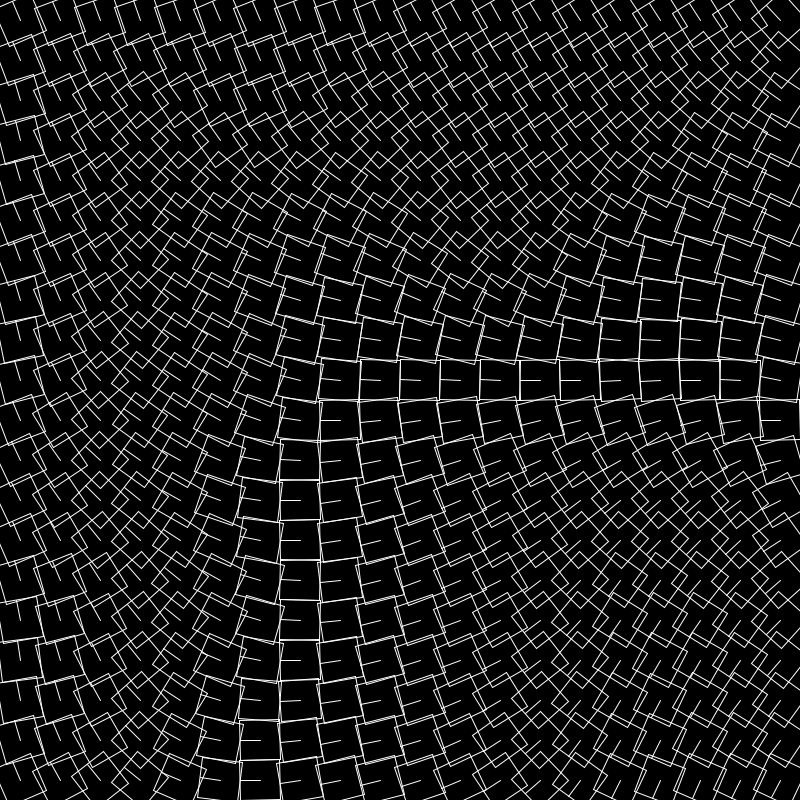
Frame 1 (no input)
Frame 60 (the mouse pressed at the canvas centre just before this capture): identical to frame 1, image omitted
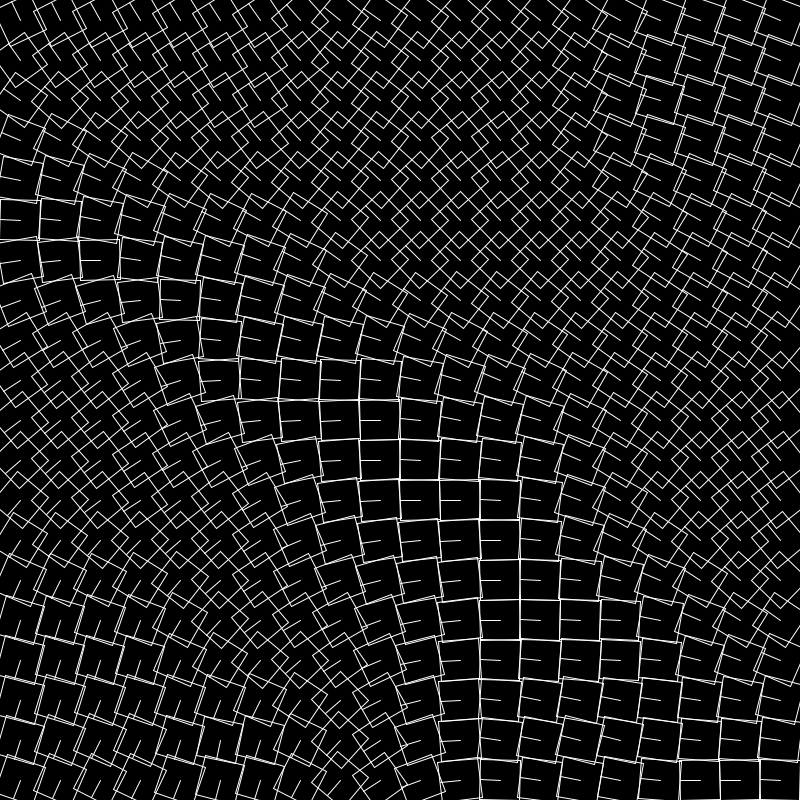
Frame 120 (the mouse held since frame 60 and released just before this capture)

The Processing sketch that drew these frames (run headless with seeded random() and noise(); from frame 60 on, the mouse is pressed at the canvas centre):

// Processing sketch: noiseRot_stp_fin
// ── noiseRot_stp_fin.pde
float tileW, tileH;
int noiseSeed = 0;
float mult;

void setup() {
  size(800, 800);

  tileW = 40;
  tileH = 40;
  mult = 0.001;

  noFill();
  stroke(255);
  rectMode(CENTER);
}

void mousePressed() {
  noiseSeed = int(random(11));
}

void draw() {
  noiseSeed(noiseSeed);

  background(0);

  for (float y = 0; y < height; y += tileH) {
    for (float x = 0; x < width; x += tileW) {
      float centerX = x + tileW * 0.5;
      float centerY = y + tileH * 0.5;
      pushMatrix();
      translate(centerX, centerY);
      float noiseAngle = map(noise(centerX * mult, centerY * mult), 0, 1, 0, 360);
      rotate(radians(noiseAngle));
      rect(0, 0, tileW, tileH);
      line(0, 0, tileW * 0.5, 0);
      popMatrix();
    }
  }
}
